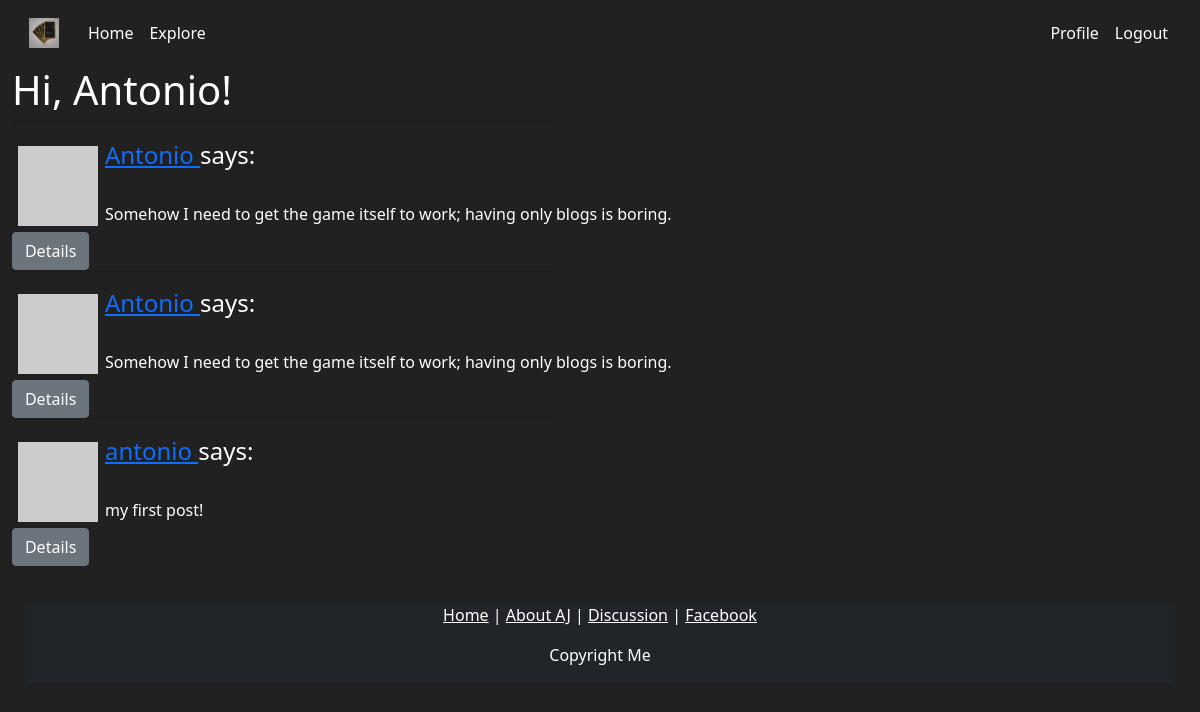
The page /explore (signed in) on the database as committed earlier.
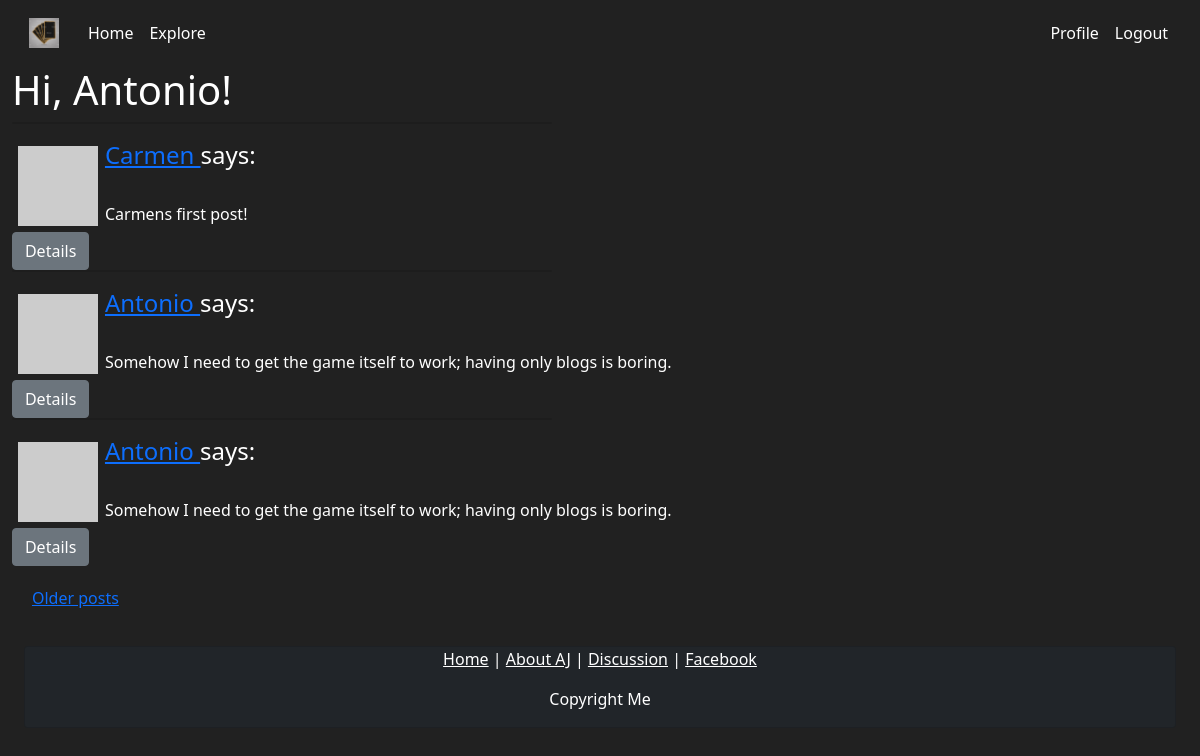
The same page on the database as committed later.
### app/models.py (models this page shows, shortened)
class Post(db.Model):
    id = db.Column(db.Integer, primary_key=True)
    body = db.Column(db.String(140))
    timestamp = db.Column(db.DateTime, index=True, default=datetime.utcnow)
    user_id = db.Column(db.Integer, db.ForeignKey('user.id'))

class User(UserMixin, db.Model):
    id = db.Column(db.Integer, primary_key=True)
    username = db.Column(db.String(64), index=True, unique=True)
    email = db.Column(db.String(120), index=True, unique=True)
    password_hash = db.Column(db.String(128))
    posts = db.relationship('Post', backref='author', lazy='dynamic')
    about_me = db.Column(db.String(140))
    last_seen = db.Column(db.DateTime, default=datetime.utcnow)
    def avatar(self, size):
        digest = md5(self.email.lower().encode('utf-8')).hexdigest()
        return 'https://www.gravatar.com/avatar/{}?d=identicon&s={}'.format(
            digest, size)
    followed = db.relationship(
        'User', secondary=followers,
        primaryjoin=(followers.c.follower_id == id),
        secondaryjoin=(followers.c.followed_id == id),
        backref=db.backref('followers', lazy='dynamic'), lazy='dynamic')

### app/routes.py (the view)
@app.route('/explore')
@login_required
def explore():
    page = request.args.get('page', 1, type=int)
    posts = Post.query.order_by(Post.timestamp.desc()).paginate(
        page, app.config['POSTS_PER_PAGE'], False)
    next_url = url_for('explore', page=posts.next_num) \
        if posts.has_next else None
    prev_url = url_for('explore', page=posts.prev_num) \
        if posts.has_prev else None
    return render_template("discussion.html", title='Explore', posts=posts.items,
                          next_url=next_url, prev_url=prev_url)

### app/models.py (called while the page is built)
@login.user_loader
def load_user(id):
    return User.query.get(int(id))

### app/routes.py (called while the page is built)
@app.before_request
def before_request():
    if current_user.is_authenticated:
        current_user.last_seen = datetime.utcnow()
        db.session.commit()

### app/templates/discussion.html (shortened to what this page needs)
{% extends "base.html" %}
{% block content %}
    <h1>Hi, {{ current_user.username }}!</h1>
    {% for post in posts %}
        {% include '_post.html' %}
    {% endfor %}
<div style="margin: 20px">
{% if next_url %}
<a href="{{ next_url }}">Older posts</a>
{% endif %}
</div>
{% endblock %}

### app/templates/_post.html
<table>
    <tr valign="top">
        <div class="card mb-3" style="max-width:540px">
        <div class="row g-0">
        <td>
            <div class="col-md-4">
                <img src="{{ post.author.avatar(75) }}">
            </div>
        </td>
        <td>
            <h4 class='card-title'><a href="{{ url_for('user', username=post.author.username) }}">
                {{ post.author.username }}
            </a>
            says:</h4><br>{{ post.body }}
        </td>
    </div>
</div>
</tr>
</table>
<a href='{{ url_for("post_detail", post_id=post_id) }}'><button class='btn btn-secondary'>Details</button></a>

Rows that differ between the two databases and show on the page:
no longer on this page (row unchanged): Post: author.username "antonio", body "my first post!"
added Post: author.username "Carmen", body "Carmens first post!"
Other text that changed with them:
text now shown: "Older posts"
